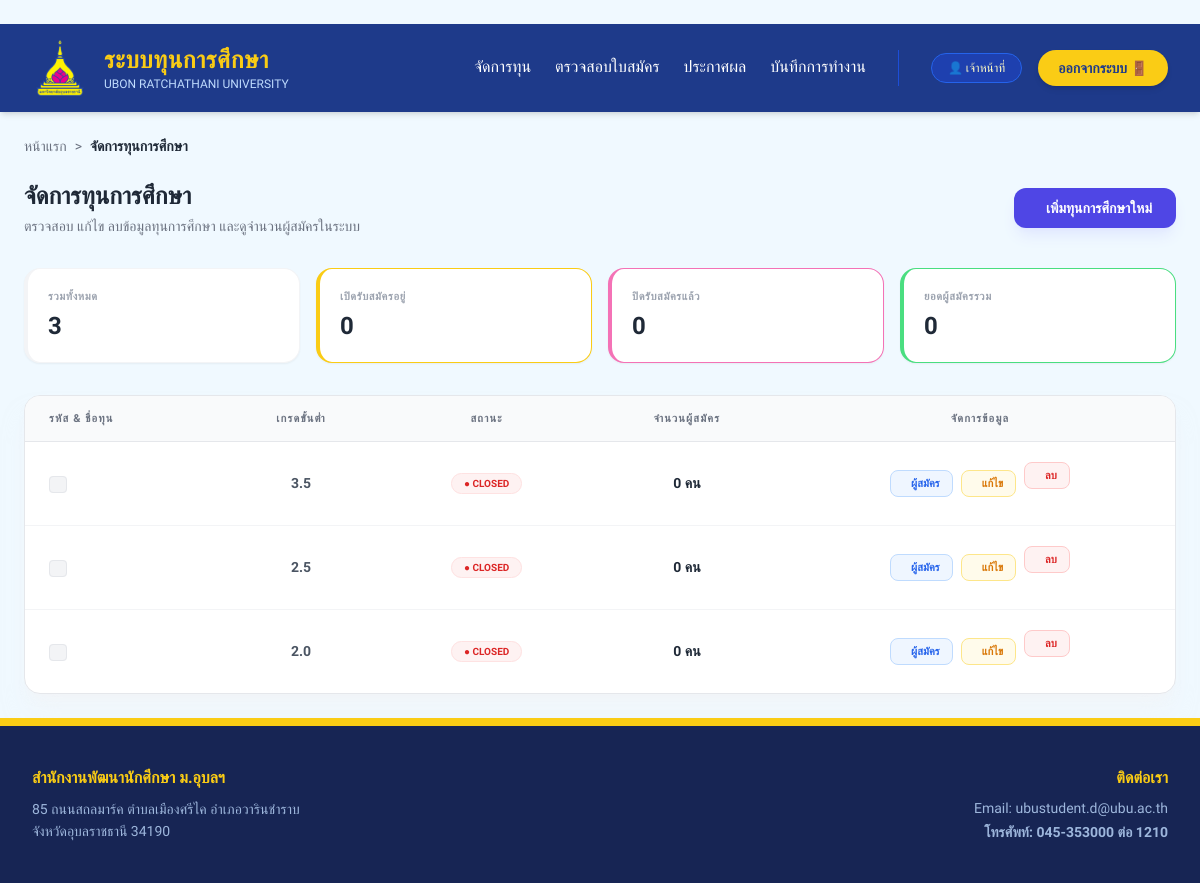
Page /officer/scholarships on the committed database.
### models.py (models this page shows, shortened)
class Scholarship(db.Model):
    __tablename__ = 'scholarship'
    id = db.Column(db.Integer, primary_key=True)
    name = db.Column(db.String(100), nullable=False) # ชื่อทุน
    quota = db.Column(db.Integer, default=0) # จำนวนกี่ทุน
    amount = db.Column(db.Float, nullable=True) # ทุนละเท่าไหร่
    category = db.Column(db.String(50)) # ประเภทของทุน (เช่น ทุนภายใน/ภายนอก)
    start_date = db.Column(db.Date) # วันที่เปิดรับสมัคร
    end_date = db.Column(db.Date) # วันที่ปิดรับสมัคร
    provider = db.Column(db.String(100)) # หน่วยงานของทุนนั้นๆ
    min_gpax = db.Column(db.Float, nullable=True)
    income_cap = db.Column(db.Float, nullable=True) # กำหนดเพดานรายได้ (ถ้ามี)
    status = db.Column(db.String(20), default='open')  # สถานะของทุน open(เปิดรับ),checking=close(กำลังตรวจสอบ,ปิดทุน), interview(รายชื่อสัมภาษณ์), announce(รายชื่อได้รับทุน)
    interview_file_url = db.Column(db.String(500))    # ลิงก์ไฟล์ประกาศสัมภาษณ์
    announce_file_url = db.Column(db.String(500))     # ลิงก์ไฟล์ประกาศคนได้ทุน
    faculty_condition = db.Column(db.String(100), nullable=True) # หรือเป็น Text ก็ได้
    criteria = db.relationship('Criterion', backref='scholarship', lazy=True)
    applications = db.relationship('Application', backref='scholarship', lazy=True)

### routes/officer_routes.py (the view)
@officer_bp.route('/scholarships')
def list_scholarships():
    scholarships = Scholarship.query.all()
    return render_template('officer/scholarships.html', scholarships=scholarships)

### templates/officer/scholarships.html (shortened to what this page needs)
{% extends "layouts/base_officer.html" %}
{% block content %}
<div class="max-w-7xl mx-auto p-6 font-prompt">
    <div class="mb-6 flex items-center text-sm text-gray-500">
        <a href="{{ url_for('officer.home') }}" class="hover:text-blue-600 transition">หน้าแรก</a>
        <span class="mx-2">></span>
        <span class="font-bold text-gray-800">จัดการทุนการศึกษา</span>
    </div>
    <div class="flex flex-col md:flex-row md:items-center justify-between mb-8 gap-4">
        <div>
            <h1 class="text-2xl font-bold text-gray-800 mb-1">จัดการทุนการศึกษา</h1>
            <p class="text-gray-500 text-sm">ตรวจสอบ แก้ไข ลบข้อมูลทุนการศึกษา และดูจำนวนผู้สมัครในระบบ</p>
        </div>
        <a href="{{ url_for('officer.add_scholarship') }}"
           class="bg-[#4F46E5] hover:bg-indigo-700 text-white font-bold py-2.5 px-6 rounded-xl shadow-lg shadow-indigo-100 transition-all flex items-center justify-center text-sm transform hover:-translate-y-1">
             เพิ่มทุนการศึกษาใหม่
        </a>
    </div>
    <div class="grid grid-cols-1 sm:grid-cols-2 lg:grid-cols-4 gap-4 mb-8">
        <div class="bg-white p-5 rounded-2xl shadow-sm border-l-4 border-blue-500 border border-gray-100 flex flex-col justify-center">
            <p class="text-[11px] text-gray-400 uppercase font-bold tracking-wider mb-1">รวมทั้งหมด</p>
            <h3 class="text-2xl font-black text-gray-800">{{ scholarships|length }}</h3>
        </div>
        <div class="bg-white p-5 rounded-2xl shadow-sm border-l-4 border-yellow-400 border border-gray-100 flex flex-col justify-center">
            <p class="text-[11px] text-gray-400 uppercase font-bold tracking-wider mb-1">เปิดรับสมัครอยู่</p>
            <h3 class="text-2xl font-black text-gray-800">
                {{ scholarships | selectattr('status', 'equalto', 'Open') | list | length }}
            </h3>
        </div>
        <div class="bg-white p-5 rounded-2xl shadow-sm border-l-4 border-pink-400 border border-gray-100 flex flex-col justify-center">
            <p class="text-[11px] text-gray-400 uppercase font-bold tracking-wider mb-1">ปิดรับสมัครแล้ว</p>
            <h3 class="text-2xl font-black text-gray-800">
                {{ scholarships | selectattr('status', 'equalto', 'Closed') | list | length }}
            </h3>
        </div>
        <div class="bg-white p-5 rounded-2xl shadow-sm border-l-4 border-green-400 border border-gray-100 flex flex-col justify-center">
            <p class="text-[11px] text-gray-400 uppercase font-bold tracking-wider mb-1">ยอดผู้สมัครรวม</p>
            <h3 class="text-2xl font-black text-gray-800">
                {% set total_apps = 0 %}
                {% for s in scholarships %}{% set total_apps = total_apps + s.applications|length %}{% endfor %}
                {{ total_apps }}
            </h3>
        </div>
    </div>
    <div class="bg-white shadow-xl shadow-gray-100/50 rounded-2xl border border-gray-200 overflow-hidden">
        <div class="overflow-x-auto">
            <table class="w-full text-left border-collapse">
                <thead>
                    <tr class="bg-gray-50 border-b border-gray-200">
                        <th class="px-6 py-4 text-[11px] font-black text-gray-500 uppercase tracking-widest">รหัส & ชื่อทุน</th>
                        <th class="px-6 py-4 text-[11px] font-black text-gray-500 uppercase tracking-widest text-center">เกรดขั้นต่ำ</th>
                        <th class="px-6 py-4 text-[11px] font-black text-gray-500 uppercase tracking-widest text-center">สถานะ</th>
                        <th class="px-6 py-4 text-[11px] font-black text-gray-500 uppercase tracking-widest text-center">จำนวนผู้สมัคร</th>
                        <th class="px-6 py-4 text-[11px] font-black text-gray-500 uppercase tracking-widest text-center">จัดการข้อมูล</th>
                    </tr>
                </thead>
                <tbody class="divide-y divide-gray-100">
                    {% for scholarship in scholarships %}
                    <tr class="hover:bg-indigo-50/30 transition-colors">
                        <td class="px-6 py-5">
                            <span class="px-2 py-0.5 bg-gray-100 text-gray-500 text-[10px] font-mono rounded border border-gray-200">
                            </span>
                        </td>
                        <td class="px-6 py-5 text-center text-sm font-semibold text-gray-600">
                            {{ scholarship.min_gpax or '-' }}
                        </td>
                        <td class="px-6 py-5 text-center">
                            {% if scholarship.status == 'Open' %}
                                <span class="px-3 py-1 rounded-full text-[10px] font-black bg-green-100 text-green-700 border border-green-200">
                                    ● OPEN
                                </span>
                            {% else %}
                                <span class="px-3 py-1 rounded-full text-[10px] font-black bg-red-50 text-red-600 border border-red-100">
                                    ● CLOSED
                                </span>
                            {% endif %}
                        </td>
                        <td class="px-6 py-5 text-center">
                            <div class="text-sm font-black text-gray-800">{{ scholarship.applications|length }} คน</div>
                        </td>
                        <td class="px-6 py-5 text-center">
                            <div class="flex items-center justify-center space-x-2">
                                <a href="{{ url_for('officer.applications', scholarship_id=scholarship.scholarship_id) }}"
                                   class="flex items-center px-3 py-1.5 rounded-lg bg-blue-50 text-blue-600 border border-blue-200 hover:bg-blue-600 hover:text-white transition-all">
                                    <span class="text-[11px] font-bold">ผู้สมัคร</span>
                                </a>
                                <a href="{{ url_for('officer.edit_scholarship', scholarship_id=scholarship.scholarship_id) }}"
                                   class="flex items-center px-3 py-1.5 rounded-lg bg-amber-50 text-amber-600 border border-amber-200 hover:bg-amber-600 hover:text-white transition-all">
                                    <span class="text-[11px] font-bold">แก้ไข</span>
                                </a>
                                <form action="{{ url_for('officer.delete_scholarship', scholarship_id=scholarship.scholarship_id) }}"
                                      method="POST" class="inline" onsubmit="return confirm('⚠️ คำเตือน: คุณต้องการลบทุน {{ scholarship.scholarship_name }} ใช่หรือไม่?')">
                                    <button type="submit" class="flex items-center px-3 py-1.5 rounded-lg bg-red-50 text-red-600 border border-red-200 hover:bg-red-600 hover:text-white transition-all">
                                        <span class="text-[11px] font-bold">ลบ</span>
                                    </button>
                                </form>
                            </div>
                        </td>
                    </tr>
                    {% endfor %}
                </tbody>
            </table>
        </div>
    </div>
</div>
{% endblock %}

### templates/layouts/base.html (style rules this page uses)
body { font-family: 'Prompt', sans-serif; }

### templates/officer/scholarships.html (style rules this page uses)
.font-prompt { font-family: 'Prompt', sans-serif; }

### rows in the picture
Scholarship: min_gpax "3.5", status "● CLOSED", applications|length "0"
Scholarship: min_gpax "2.5", status "● CLOSED", applications|length "0"
Scholarship: min_gpax "2.0", status "● CLOSED", applications|length "0"

### other values in the picture
{{ scholarships|length }} "3"
{{ scholarships | selectattr('status', 'equalto', 'Open') | list | length }} "0"
{{ total_apps }} "0"
